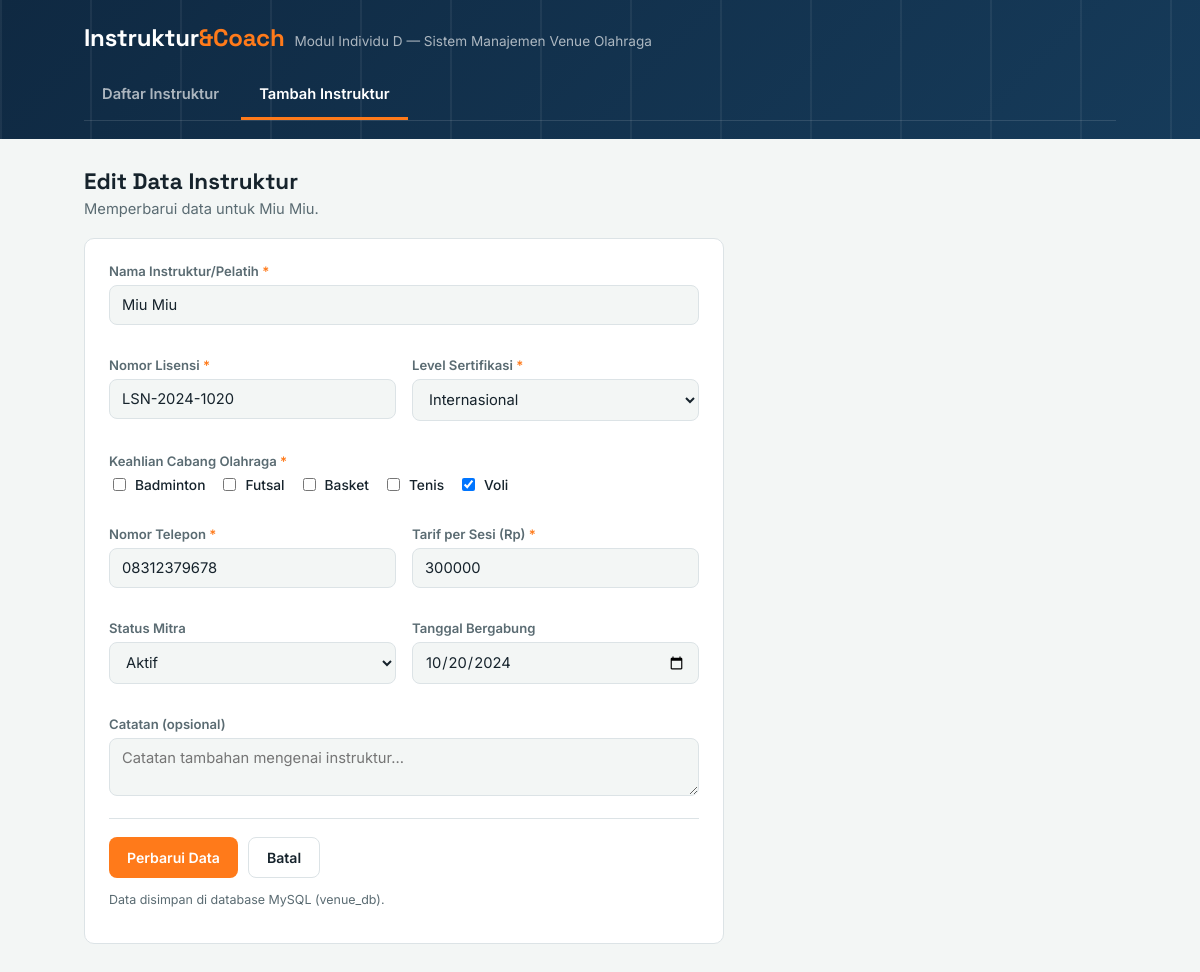
/form.php?id=2, run on the app's committed database.
### tables this page shows
CREATE TABLE `instruktur` (
  `id` int(11) NOT NULL,
  `nama` varchar(100) NOT NULL,
  `nomor_lisensi` varchar(50) NOT NULL,
  `level_sertifikasi` enum('Daerah','Nasional','Internasional') NOT NULL,
  `cabang` varchar(255) NOT NULL,
  `telepon` varchar(20) NOT NULL,
  `tarif` int(11) NOT NULL,
  `status` enum('Aktif','Nonaktif') NOT NULL DEFAULT 'Aktif',
  `tanggal_gabung` date DEFAULT NULL,
  `catatan` text DEFAULT NULL
);

### form.php (the view, shortened to what this page needs)
<?php
require 'koneksi.php';
function e($s){ return htmlspecialchars((string)$s, ENT_QUOTES, 'UTF-8'); }
$cabangOptions = ['Badminton','Futsal','Basket','Tenis','Voli'];
$id = (int)($_GET['id'] ?? $_POST['id'] ?? 0);
$data = [
    'nama' => '', 'nomor_lisensi' => '', 'level_sertifikasi' => '',
    'cabang' => [], 'telepon' => '', 'tarif' => '',
    'status' => 'Aktif', 'tanggal_gabung' => '', 'catatan' => ''
];
$errors = [];
if ($_SERVER['REQUEST_METHOD'] === 'POST') {
    $data['nama']              = trim($_POST['nama'] ?? '');
    $data['nomor_lisensi']     = trim($_POST['nomor_lisensi'] ?? '');
    $data['level_sertifikasi'] = $_POST['level_sertifikasi'] ?? '';
    $data['cabang']            = array_values(array_intersect($cabangOptions, $_POST['cabang'] ?? []));
    $data['telepon']           = trim($_POST['telepon'] ?? '');
    $data['tarif']             = trim($_POST['tarif'] ?? '');
    $data['status']            = $_POST['status'] ?? 'Aktif';
    $data['tanggal_gabung']    = $_POST['tanggal_gabung'] ?? '';
    $data['catatan']           = trim($_POST['catatan'] ?? '');
    if ($data['nama'] === '')          $errors['nama'] = 'Nama wajib diisi.';
    if ($data['nomor_lisensi'] === '') $errors['lisensi'] = 'Nomor lisensi wajib diisi.';
    if (!in_array($data['level_sertifikasi'], ['Daerah','Nasional','Internasional'])) $errors['level'] = 'Pilih level sertifikasi.';
    if (count($data['cabang']) === 0)  $errors['cabang'] = 'Pilih minimal satu cabang olahraga.';
    if ($data['telepon'] === '')       $errors['telepon'] = 'Nomor telepon wajib diisi.';
    if (!is_numeric($data['tarif']) || $data['tarif'] < 0) $errors['tarif'] = 'Masukkan tarif yang valid.';
    if (!in_array($data['status'], ['Aktif','Nonaktif'])) $data['status'] = 'Aktif';
    if (!isset($errors['lisensi'])) {
        $cek = $conn->prepare("SELECT id FROM instruktur WHERE nomor_lisensi = ? AND id <> ?");
        $cek->bind_param('si', $data['nomor_lisensi'], $id);
        $cek->execute();
        if ($cek->get_result()->num_rows > 0) {
            $errors['lisensi'] = 'Nomor lisensi sudah terdaftar untuk instruktur lain.';
        }
    }
    if (!$errors) {
        $cabangStr = implode(', ', $data['cabang']);
        $tarif     = (int)$data['tarif'];
        $tgl       = $data['tanggal_gabung'] !== '' ? $data['tanggal_gabung'] : null;
        if ($id > 0) {
            $stmt = $conn->prepare(
                "UPDATE instruktur SET nama=?, nomor_lisensi=?, level_sertifikasi=?, cabang=?,
                 telepon=?, tarif=?, status=?, tanggal_gabung=?, catatan=? WHERE id=?"
            );
            $stmt->bind_param('sssssisssi',
                $data['nama'], $data['nomor_lisensi'], $data['level_sertifikasi'], $cabangStr,
                $data['telepon'], $tarif, $data['status'], $tgl, $data['catatan'], $id
            );
        } else {
            $stmt = $conn->prepare(
                "INSERT INTO instruktur (nama, nomor_lisensi, level_sertifikasi, cabang,
                 telepon, tarif, status, tanggal_gabung, catatan)
                 VALUES (?, ?, ?, ?, ?, ?, ?, ?, ?)"
            );
            $stmt->bind_param('sssssisss',
                $data['nama'], $data['nomor_lisensi'], $data['level_sertifikasi'], $cabangStr,
                $data['telepon'], $tarif, $data['status'], $tgl, $data['catatan']
            );
        }
        $stmt->execute();
        header('Location: index.php');
        exit;
    }
} elseif ($id > 0) {
    $stmt = $conn->prepare("SELECT * FROM instruktur WHERE id = ?");
    $stmt->bind_param('i', $id);
    $stmt->execute();
    $row = $stmt->get_result()->fetch_assoc();
    $data = $row;
    $data['cabang']         = explode(', ', $row['cabang']);
    $data['tanggal_gabung'] = $row['tanggal_gabung'] ?? '';
    $data['catatan']        = $row['catatan'] ?? '';
}
?>
<!DOCTYPE html>
<html lang="id">
<head>
<link rel="stylesheet" href="style.css">
</head>
<body>
<div class="topbar">
  <div class="topbar-inner">
    <div class="brand">
      <div class="mark">Instruktur<span>&Coach</span></div>
      <div class="sub">Modul Individu D — Sistem Manajemen Venue Olahraga</div>
    </div>
    <nav class="tabs">
      <a href="index.php">Daftar Instruktur</a>
      <a href="form.php" class="active">Tambah Instruktur</a>
    </nav>
  </div>
</div>
<main>
  <div class="page-head">
    <div>
      <h1 class="page-title"><?= $id ? 'Edit Data Instruktur' : 'Tambah Instruktur Baru' ?></h1>
      <p class="page-desc"><?= $id ? 'Memperbarui data untuk ' . e($data['nama']) . '.' : 'Lengkapi data pelatih mitra untuk didaftarkan ke sistem venue.' ?></p>
    </div>
  </div>
  <form id="instrukturForm" method="post" action="form.php">
    <div class="field-grid">
      <div class="field full <?= isset($errors['nama']) ? 'invalid' : '' ?>">
        <label>Nama Instruktur/Pelatih <span class="req">*</span></label>
        <input type="text" name="nama" placeholder="cth. Andika Pratama" autocomplete="off" value="<?= e($data['nama']) ?>">
      </div>
      <div class="field <?= isset($errors['lisensi']) ? 'invalid' : '' ?>">
        <label>Nomor Lisensi <span class="req">*</span></label>
        <input type="text" name="nomor_lisensi" placeholder="cth. LSN-2024-0091" autocomplete="off" value="<?= e($data['nomor_lisensi']) ?>">
      </div>
      <div class="field <?= isset($errors['level']) ? 'invalid' : '' ?>">
        <label>Level Sertifikasi <span class="req">*</span></label>
        <select name="level_sertifikasi">
          <?php foreach (['Daerah','Nasional','Internasional'] as $lv): ?>
            <option value="<?= $lv ?>" <?= $data['level_sertifikasi'] === $lv ? 'selected' : '' ?>><?= $lv ?></option>
          <?php endforeach; ?>
        </select>
      </div>
      <div class="field full <?= isset($errors['cabang']) ? 'invalid' : '' ?>">
        <label>Keahlian Cabang Olahraga <span class="req">*</span></label>
        <div class="checkgroup">
          <?php foreach ($cabangOptions as $c): ?>
            <label>
              <input type="checkbox" name="cabang[]" value="<?= e($c) ?>" <?= in_array($c, $data['cabang']) ? 'checked' : '' ?>>
              <?= e($c) ?>
            </label>
          <?php endforeach; ?>
        </div>
      </div>
      <div class="field <?= isset($errors['telepon']) ? 'invalid' : '' ?>">
        <label>Nomor Telepon <span class="req">*</span></label>
        <input type="text" name="telepon" placeholder="cth. 081234567890" autocomplete="off" value="<?= e($data['telepon']) ?>">
      </div>
      <div class="field <?= isset($errors['tarif']) ? 'invalid' : '' ?>">
        <label>Tarif per Sesi (Rp) <span class="req">*</span></label>
        <input type="number" name="tarif" placeholder="cth. 150000" min="0" value="<?= e($data['tarif']) ?>">
      </div>
      <div class="field">
        <label>Status Mitra</label>
        <select name="status">
          <option value="Aktif" <?= $data['status'] === 'Aktif' ? 'selected' : '' ?>>Aktif</option>
        </select>
      </div>
      <div class="field">
        <label>Tanggal Bergabung</label>
        <input type="date" name="tanggal_gabung" value="<?= e($data['tanggal_gabung']) ?>">
      </div>
      <div class="field full">
        <label>Catatan (opsional)</label>
        <textarea name="catatan" rows="2" placeholder="Catatan tambahan mengenai instruktur..."><?= e($data['catatan']) ?></textarea>
      </div>
    </div>
    <div class="form-actions">
      <button type="submit" class="btn btn-primary"><?= $id ? 'Perbarui Data' : 'Simpan Data' ?></button>
      <a href="index.php" class="btn btn-ghost">Batal</a>
    </div>
    <p class="form-note">Data disimpan di database MySQL (venue_db).</p>
  </form>
</main>
</body>
</html>

### style.css (style rules this page uses)
:root { box-sizing: border-box; --navy: #0F2942; --navy-2: #163B5A; --orange: #FF7A1A; --orange-dark: #E0640A; --green: #1F9D55; --green-bg: #E7F7ED; --red: #D64545; --red-bg: #FBEAEA; --line: #DCE3E6; --bg: #F3F6F5; --surface: #FFFFFF; --text: #16232C; --text-soft: #5A6B72; --court: #EDF3F1; --radius: 10px; }
* { box-sizing: border-box; }
body { margin:0; background: var(--bg); color: var(--text); font-family: 'Inter', system-ui, sans-serif; -webkit-font-smoothing: antialiased; }
.topbar { background: linear-gradient(135deg, var(--navy) 0%, var(--navy-2) 100%); color: #fff; position: relative; overflow: hidden; }
.topbar::before { content:""; position:absolute; inset:0; background: repeating-linear-gradient(90deg, rgba(255,255,255,0.06) 0 2px, transparent 2px 90px); pointer-events:none; }
.topbar-inner { max-width: 1080px; margin: 0 auto; padding: 22px 24px 18px 24px; position: relative; }
.brand { display:flex; align-items:baseline; gap:10px; flex-wrap:wrap; }
.brand .mark { font-family:'Space Grotesk', sans-serif; font-weight:700; font-size: 1.5rem; letter-spacing: -0.01em; }
.brand .mark span { color: var(--orange); }
.brand .sub { font-size: 0.85rem; color: rgba(255,255,255,0.65); }
nav.tabs { display:flex; gap: 4px; margin-top: 20px; border-bottom: 1px solid rgba(255,255,255,0.12); }
nav.tabs a { color: rgba(255,255,255,0.65); text-decoration:none; font-family:'Inter', sans-serif; font-weight: 600; font-size: 0.92rem; padding: 12px 18px 14px; display:inline-block; border-bottom: 3px solid transparent; transition: color .15s ease, border-color .15s ease; }
nav.tabs a.active { color:#fff; border-bottom-color: var(--orange); }
main { max-width: 1080px; margin: 0 auto; padding: 28px 24px 60px; }
.page-head { display:flex; justify-content:space-between; align-items:flex-end; gap: 16px; flex-wrap: wrap; margin-bottom: 20px; }
h1.page-title { font-family:'Space Grotesk', sans-serif; font-size: 1.4rem; margin: 0 0 4px; }
p.page-desc { margin:0; color: var(--text-soft); font-size: 0.92rem; max-width: 56ch; }
.btn { appearance:none; border:none; border-radius: 8px; padding: 11px 18px; font-family:'Inter', sans-serif; font-weight: 600; font-size: 0.88rem; cursor:pointer; text-decoration:none; display:inline-block; transition: transform .1s ease, background .15s ease; white-space: nowrap; }
.btn-primary { background: var(--orange); color:#fff; }
.btn-ghost { background: transparent; color: var(--text); border: 1px solid var(--line); }
form#instrukturForm { background: var(--surface); border: 1px solid var(--line); border-radius: var(--radius); padding: 24px; max-width: 640px; }
.field-grid { display:grid; grid-template-columns: 1fr 1fr; gap: 16px; }
.field { display:flex; flex-direction:column; gap:6px; margin-bottom:16px; }
.field.full { grid-column: 1 / -1; }
.field label { font-size: 0.82rem; font-weight:600; color: var(--text-soft); }
.field .req { color: var(--orange); }
.field input, .field select, .field textarea { font-family:'Inter', sans-serif; font-size: 0.92rem; padding: 10px 12px; border-radius: 8px; border: 1px solid var(--line); background: var(--bg); color: var(--text); }
.checkgroup { display:flex; flex-wrap:wrap; gap: 8px 14px; }
.checkgroup label { display:flex; align-items:center; gap:6px; font-size: 0.86rem; font-weight:500; color: var(--text); }
.form-actions { display:flex; gap: 10px; margin-top: 6px; padding-top: 18px; border-top: 1px solid var(--line); }
.form-note { font-size: 0.78rem; color: var(--text-soft); margin-top: 14px; }

### data on the page
instruktur: nama "Miu Miu", nomor_lisensi "LSN-2024-1020", level_sertifikasi "Internasional", telepon "08312379678", tarif "300000", status "Aktif", tanggal_gabung "10/20/2024"

### other printed values
$c "Badminton"
$c "Futsal"
$c "Basket"
$c "Tenis"
$c "Voli"
